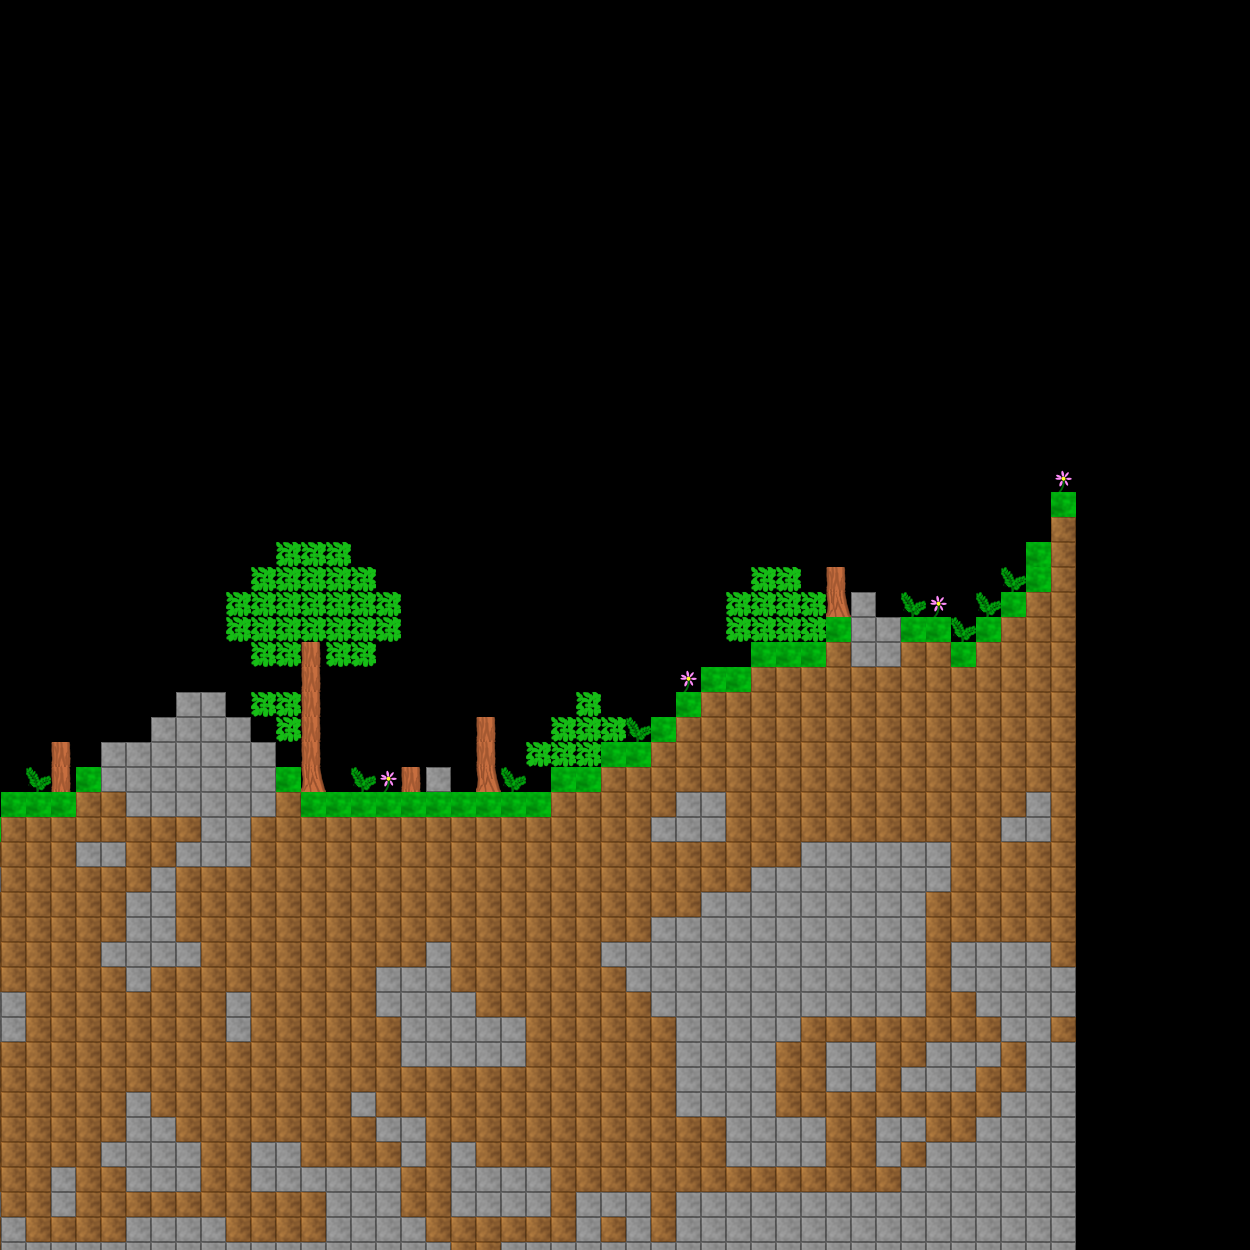

Rendered tile map (Tiled .tmx) drawn with the repository's tilesets; below, a short description and the full map source, tile grids included:
An orthogonal 50x50 tile map with 25x25 px tiles, 1 tile layer (Tile Layer 1).

<map version="1.0" tiledversion="1.0.3" orientation="orthogonal" renderorder="right-down" width="50" height="50" tilewidth="25" tileheight="25" nextobjectid="1">
 <tileset firstgid="1" name="Blocks" tilewidth="25" tileheight="25" tilecount="8" columns="0">
  <tile id="0">
   <image width="25" height="25" source="../Textures/Blocks/Dirt.png" />
  </tile>
  <tile id="1">
   <image width="25" height="25" source="../Textures/Blocks/Fern.png" />
  </tile>
  <tile id="2">
   <image width="25" height="25" source="../Textures/Blocks/Flower.png" />
  </tile>
  <tile id="3">
   <image width="25" height="25" source="../Textures/Blocks/Grass.png" />
  </tile>
  <tile id="4">
   <image width="25" height="25" source="../Textures/Blocks/Stone.png" />
  </tile>
  <tile id="5">
   <image width="25" height="25" source="../Textures/Blocks/Tree Base.png" />
  </tile>
  <tile id="6">
   <image width="25" height="25" source="../Textures/Blocks/Tree.png" />
  </tile>
  <tile id="7">
   <image width="25" height="25" source="../Textures/Blocks/Leaves.png" />
  </tile>
 </tileset>
 <layer name="Tile Layer 1" width="50" height="50" offsetx="-174" offsety="142">
  <data encoding="csv">
0,0,0,0,0,0,0,0,0,0,0,0,0,0,0,0,0,0,0,0,0,0,0,0,0,0,0,0,0,0,0,0,0,0,0,0,0,0,0,0,0,0,0,0,0,0,0,0,0,0,
0,0,0,0,0,0,0,0,0,0,0,0,0,0,0,0,0,0,0,0,0,0,0,0,0,0,0,0,0,0,0,0,0,0,0,0,0,0,0,0,0,0,0,0,0,0,0,0,0,0,
0,0,0,0,0,0,0,0,0,0,0,0,0,0,0,0,0,0,0,0,0,0,0,0,0,0,0,0,0,0,0,0,0,0,0,0,0,0,0,0,0,0,0,0,0,0,0,0,0,0,
0,0,0,0,0,0,0,0,0,0,0,0,0,0,0,0,0,0,0,0,0,0,0,0,0,0,0,0,0,0,0,0,0,0,0,0,0,0,0,0,0,0,0,0,0,0,0,0,0,0,
0,0,0,0,0,0,0,0,0,0,0,0,0,0,0,0,0,0,0,0,0,0,0,0,0,0,0,0,0,0,0,0,0,0,0,0,0,0,0,0,0,0,0,0,0,0,0,0,0,0,
0,0,0,0,0,0,0,0,0,0,0,0,0,0,0,0,0,0,0,0,0,0,0,0,0,0,0,0,0,0,0,0,0,0,0,0,0,0,0,0,0,0,0,0,0,0,0,0,0,0,
0,0,0,0,0,0,0,0,0,0,0,0,0,0,0,0,0,0,0,0,0,0,0,0,0,0,0,0,0,0,0,0,0,0,0,0,0,0,0,0,0,0,0,0,0,0,0,0,0,0,
0,0,0,0,0,0,0,0,0,0,0,0,0,0,0,0,0,0,0,0,0,0,0,0,0,0,0,0,0,0,0,0,0,0,0,0,0,0,0,0,0,0,0,0,0,0,0,0,0,0,
0,0,0,0,0,0,0,0,0,0,0,0,0,0,0,0,0,0,0,0,0,0,0,0,0,0,0,0,0,0,0,0,0,0,0,0,0,0,0,0,0,0,0,0,0,0,0,0,0,0,
0,0,0,0,0,0,0,0,0,0,0,0,0,0,0,0,0,0,0,0,0,0,0,0,0,0,0,0,0,0,0,0,0,0,0,0,0,0,0,0,0,0,0,0,0,0,0,0,0,0,
0,0,0,0,0,0,0,0,0,0,0,0,0,0,0,0,0,0,0,0,0,0,0,0,0,0,0,0,0,0,0,0,0,0,0,0,0,0,0,0,0,0,0,0,0,0,0,0,0,0,
0,0,0,0,0,0,0,0,0,0,0,0,0,0,0,0,0,0,0,0,0,0,0,0,0,0,0,0,0,0,0,0,0,0,0,0,0,0,0,0,0,0,0,0,0,0,0,0,0,0,
0,0,0,0,0,0,0,0,0,0,0,0,0,0,0,0,0,0,0,0,0,0,0,0,0,0,0,0,0,0,0,0,0,0,0,0,0,0,0,0,0,0,0,0,0,0,0,0,0,0,
0,0,0,0,0,0,0,0,0,0,0,0,0,0,0,0,0,0,0,0,0,0,0,0,0,0,0,0,0,0,0,0,0,0,0,0,0,0,0,0,0,0,0,0,0,0,0,0,0,3,
0,0,0,0,0,0,0,0,0,0,0,0,0,0,0,0,0,0,0,0,0,0,0,0,0,0,0,0,0,0,0,0,0,0,0,0,0,0,0,0,0,0,0,0,0,0,0,0,0,4,
0,0,0,0,0,0,0,0,0,0,0,0,0,0,0,0,0,0,0,0,0,0,0,0,0,0,0,0,0,0,0,0,0,0,0,0,0,0,0,0,0,0,0,0,0,0,0,0,0,1,
0,0,0,0,0,0,0,0,0,0,0,0,0,0,0,0,0,0,8,8,8,0,0,0,0,0,0,0,0,0,0,0,0,0,0,0,0,0,0,0,0,0,0,0,0,0,0,0,4,1,
0,0,0,0,0,0,0,0,0,0,0,0,0,0,0,0,0,8,8,8,8,8,0,0,0,0,0,0,0,0,0,0,0,0,0,0,0,8,8,0,7,0,0,0,0,0,0,2,4,1,
0,0,0,0,0,0,0,0,0,0,0,0,0,0,0,0,8,8,8,8,8,8,8,0,0,0,0,0,0,0,0,0,0,0,0,0,8,8,8,8,6,5,0,2,3,0,2,4,1,1,
0,0,0,0,0,0,0,0,0,0,0,0,0,0,0,0,8,8,8,8,8,8,8,0,0,0,0,0,0,0,0,0,0,0,0,0,8,8,8,8,4,5,5,4,4,2,4,1,1,1,
0,0,0,0,0,0,0,0,0,0,0,0,0,0,0,0,0,8,8,7,8,8,0,0,0,0,0,0,0,0,0,0,0,0,0,0,0,4,4,4,1,5,5,1,1,4,1,1,1,1,
0,0,0,0,0,0,0,0,0,0,0,0,0,0,0,0,0,0,0,7,0,0,0,0,0,0,0,0,0,0,0,0,0,0,3,4,4,1,1,1,1,1,1,1,1,1,1,1,1,1,
0,0,0,8,8,0,0,0,0,0,0,0,0,0,5,5,0,8,8,7,0,0,0,0,0,0,0,0,0,0,8,0,0,0,4,1,1,1,1,1,1,1,1,1,1,1,1,1,1,1,
0,0,8,8,8,8,0,0,0,0,0,0,0,5,5,5,5,0,8,7,0,0,0,0,0,0,7,0,0,8,8,8,2,4,1,1,1,1,1,1,1,1,1,1,1,1,1,1,1,1,
0,0,8,8,8,8,0,0,0,7,0,5,5,5,5,5,5,5,0,7,0,0,0,0,0,0,7,0,8,8,8,4,4,1,1,1,1,1,1,1,1,1,1,1,1,1,1,1,1,1,
0,0,0,8,7,0,0,0,2,7,4,5,5,5,5,5,5,5,4,6,0,2,3,7,5,0,6,2,0,4,4,1,1,1,1,1,1,1,1,1,1,1,1,1,1,1,1,1,1,1,
2,3,0,2,6,3,7,4,4,4,1,1,5,5,5,5,5,5,1,4,4,4,4,4,4,4,4,4,4,1,1,1,1,1,5,5,1,1,1,1,1,1,1,1,1,1,1,1,5,1,
4,4,4,4,4,4,4,1,1,1,1,1,1,1,1,5,5,1,1,1,1,1,1,1,1,1,1,1,1,1,1,1,1,5,5,5,1,1,1,1,1,1,1,1,1,1,1,5,5,1,
1,1,1,1,1,1,1,1,1,1,5,5,1,1,5,5,5,1,1,1,1,1,1,1,1,1,1,1,1,1,1,1,1,1,1,1,1,1,1,5,5,5,5,5,5,1,1,1,1,1,
1,1,1,5,5,5,5,1,1,1,1,1,1,5,1,1,1,1,1,1,1,1,1,1,1,1,1,1,1,1,1,1,1,1,1,1,1,5,5,5,5,5,5,5,5,1,1,1,1,1,
1,1,1,5,5,5,1,1,1,1,1,1,5,5,1,1,1,1,1,1,1,1,1,1,1,1,1,1,1,1,1,1,1,1,1,5,5,5,5,5,5,5,5,5,1,1,1,1,1,1,
5,5,5,5,5,5,1,1,1,1,1,1,5,5,1,1,1,1,1,1,1,1,1,1,1,1,1,1,1,1,1,1,1,5,5,5,5,5,5,5,5,5,5,5,1,1,1,1,1,1,
5,5,5,5,5,1,1,1,1,1,1,5,5,5,5,1,1,1,1,1,1,1,1,1,5,1,1,1,1,1,1,5,5,5,5,5,5,5,5,5,5,5,5,5,1,5,5,5,5,1,
1,5,5,5,1,1,1,1,1,1,1,1,5,1,1,1,1,1,1,1,1,1,5,5,5,1,1,1,1,1,1,1,5,5,5,5,5,5,5,5,5,5,5,5,1,5,5,5,5,5,
5,5,1,5,1,5,5,5,1,1,1,1,1,1,1,1,5,1,1,1,1,1,5,5,5,5,1,1,1,1,1,1,1,5,5,5,5,5,5,5,5,5,5,5,1,1,5,5,5,5,
5,5,1,5,5,5,5,5,1,1,1,1,1,1,1,1,5,1,1,1,1,1,1,5,5,5,5,5,1,1,1,1,1,1,5,5,5,5,5,1,1,1,1,1,1,1,1,5,5,1,
5,5,1,5,5,5,1,1,1,1,1,1,1,1,1,1,1,1,1,1,1,1,1,5,5,5,5,5,1,1,1,1,1,1,5,5,5,5,1,1,5,5,1,1,5,5,5,1,5,5,
1,1,1,1,1,1,1,1,1,1,1,1,1,1,1,1,1,1,1,1,1,1,1,1,1,1,1,1,1,1,1,1,1,1,5,5,5,5,1,1,5,5,1,5,5,5,1,1,5,5,
1,1,1,1,1,1,1,1,1,1,1,1,5,1,1,1,1,1,1,1,1,5,1,1,1,1,1,1,1,1,1,1,1,1,5,5,5,5,1,1,1,1,1,1,1,1,1,5,5,5,
1,1,1,1,1,1,1,1,1,1,1,1,5,5,1,1,1,1,1,1,1,1,5,5,1,1,1,1,1,1,1,1,1,1,1,1,5,5,5,5,1,1,5,5,1,1,5,5,5,5,
1,1,1,1,1,1,1,1,1,1,1,5,5,5,5,1,1,5,5,1,1,1,1,5,1,5,1,1,1,1,1,1,1,1,1,1,5,5,5,5,1,1,5,1,5,5,5,5,5,5,
1,1,1,1,1,1,1,1,1,5,1,1,5,5,5,1,1,5,5,5,5,5,5,1,1,5,5,5,5,1,1,1,1,1,1,1,1,1,1,1,1,1,1,5,5,5,5,5,5,5,
1,1,5,5,5,5,5,1,1,5,1,1,1,1,1,1,1,1,1,1,5,5,5,1,1,5,5,5,5,1,5,5,5,1,5,5,5,5,5,5,5,5,5,5,5,5,5,5,5,5,
1,1,5,5,5,1,1,5,1,1,1,1,5,5,5,5,1,1,1,1,5,5,5,5,1,1,1,1,1,1,5,1,5,1,5,5,5,5,5,5,5,5,5,5,5,5,5,5,5,5,
1,1,5,5,5,1,1,5,5,5,5,5,5,5,5,5,5,5,5,5,5,5,5,5,5,1,1,5,5,5,5,5,5,5,5,5,5,5,5,5,5,5,5,5,5,5,5,5,5,5,
1,1,1,1,1,1,1,1,5,5,5,5,5,5,5,5,5,5,5,5,5,5,5,5,5,5,1,5,5,5,1,5,5,5,5,5,5,5,5,5,5,5,5,5,5,5,5,5,5,5,
1,1,5,5,5,1,5,5,5,5,5,5,5,5,5,5,5,5,5,5,5,5,1,5,5,5,5,5,5,5,5,5,5,5,5,5,5,5,5,5,5,5,5,5,5,5,5,5,5,5,
5,5,5,5,5,5,5,5,5,5,5,5,5,5,5,5,5,5,5,5,5,5,1,1,5,5,5,5,5,5,5,5,5,5,5,5,5,5,5,5,5,5,5,5,5,5,5,5,5,5,
5,5,5,5,5,5,5,5,5,5,5,5,5,5,5,5,5,5,5,5,5,5,5,5,5,5,5,5,5,5,5,5,5,5,5,5,5,5,5,5,5,5,5,5,5,5,5,5,5,5,
5,5,5,5,5,5,5,5,5,5,5,5,5,5,5,5,5,5,5,5,5,5,5,5,5,5,5,5,5,5,5,5,5,5,5,5,5,5,5,5,5,5,5,5,5,5,5,5,5,5
</data>
 </layer>
</map>